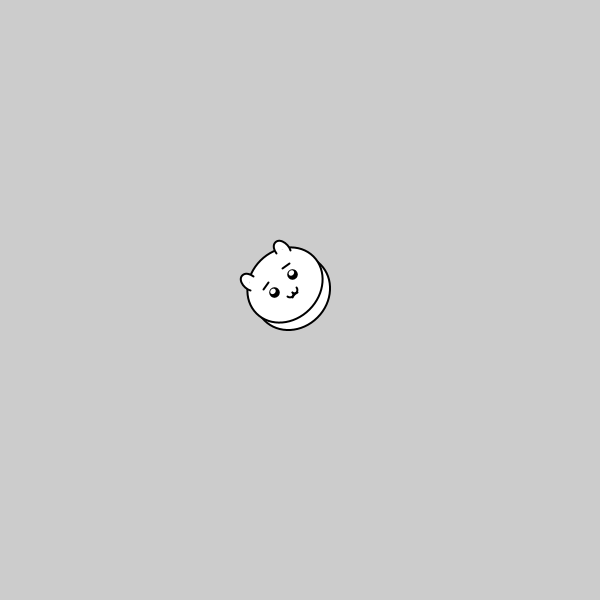
Frame 1 (no input)
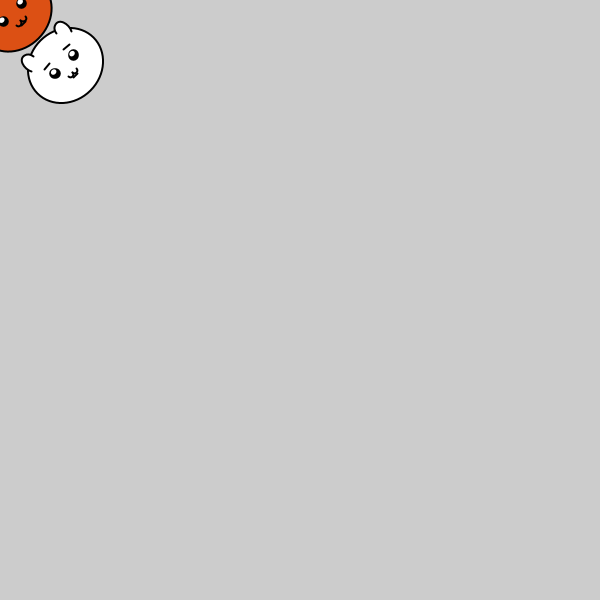
Frame 60 (the mouse pressed at the canvas centre just before this capture)
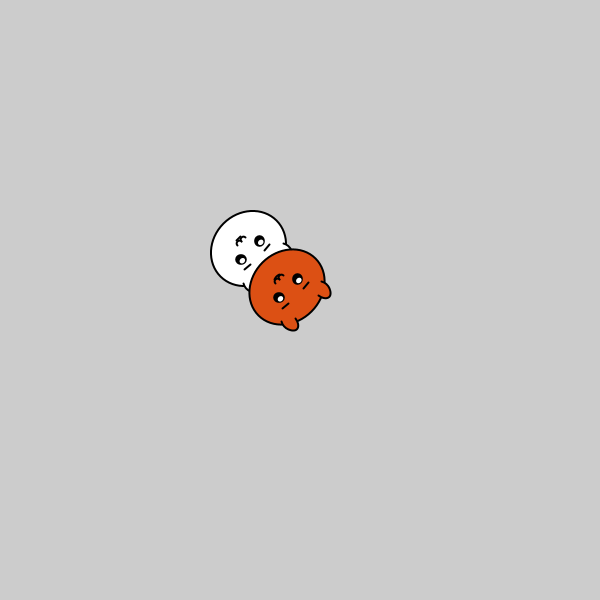
Frame 120 (the mouse held since frame 60 and released just before this capture)

The Processing sketch that drew these frames (run headless with seeded random() and noise(); from frame 60 on, the mouse is pressed at the canvas centre):

// Processing sketch: sk_class_faces_mouse_flick_open_start
// ── sk_class_faces_mouse_flick_open_start.pde
// Faceオブジェクト
Face obj1;
Face obj2;

void setup()
{
  size( 600, 600 );
  
  // オブジェクト生成
  obj1 = new Face( 300, 300 );
  obj2 = new Face( 300, 300 );
}

void draw()
{
  background( 204 );
  
  // マウスカーソルの位置へ移動
  obj1.moveToDestination( mouseX, mouseY, 40 );
  obj2.moveToDestination( mouseX, mouseY, 20 );
  
  // 偶数秒で口を開ける
  if( second() % 2 == 0 )
  {
    /** ここでメソッドを呼び出す
      口を開ける．
    */    
  }
  else
  {
    /** ここでメソッドを呼び出す
      口を閉じる．
    */
  }

  // オブジェクト描画
  obj1.draw();
  obj2.draw();
}

// マウスボタンがクリックされた時
void mouseClicked()
{
  obj1.flick();
  obj2.flick();
}

// ── Face.pde
class Face
{
  // フィールド
  float m_fX;
  float m_fY;
  float m_fR;
  float m_fG;
  float m_fB;
  float m_fRad;
  float m_fMouthHeight;  // 口の高さ

  // コンストラクタ
  Face( float fX, float fY )
  {
    m_fX = fX;
    m_fY = fY;
  }

  // 目的地へ移動する．
  void moveToDestination( float fDestX, float fDestY, float fBrake )
  {
    float fDistanceX = fDestX - m_fX;
    float fDistanceY = fDestY - m_fY;
    m_fX += fDistanceX / fBrake;
    m_fY += fDistanceY / fBrake;
    
    // 目的地まで一定距離内に近づくと色を変える．
    float fDistance = dist( m_fX, m_fY, fDestX, fDestY );
    if( fDistance < 40 )
    {
      m_fR = 220;
      m_fG = 80;
      m_fB = 20;
    }
    else
    {
      m_fR = 255;
      m_fG = 255;
      m_fB = 255;
    }
    
    // 目的地を向く
    m_fRad = atan2( fDistanceY, fDistanceX ) + HALF_PI;
  }
  
  // 弾き飛ばす．
  void flick()
  {
    m_fX += 200 * cos( m_fRad + HALF_PI );
    m_fY += 200 * sin( m_fRad + HALF_PI );
  }

  // 描画する．
  void draw()
  {
    pushMatrix();
    translate( m_fX, m_fY );
    rotate( m_fRad );

    strokeWeight( 2 );

    // 顔輪郭と耳
    fill( m_fR, m_fG, m_fB );
    ellipse( 0, 0, 80, 70 );
    arc( -23, -27, 14, 20, radians( -220 ), radians( -10 ) );
    arc(  23, -27, 14, 20, radians( -170 ), radians( 40 ) );

    // 目
    fill( 0 );
    circle( -13, -2, 9 );
    circle(  13, -2, 9 );

    // 眉
    line( -18, -12, -10, -13 );
    line(  18, -12, 10, -13 );

    // 目のハイライト
    fill( 255 );
    noStroke();
    ellipse( -13, -4, 6, 5 );
    ellipse(  13, -4, 6, 5 );

    // 口
    fill( m_fR, m_fG, m_fB );
    stroke( 0 );
    arc( -3, 10, 6, 6, radians( 0 ), radians( 180 ) );
    arc(  3, 10, 6, 6, radians( 0 ), radians( 180 ) );
    
    // 開いた口
    fill( m_fR, m_fG, m_fB );
    stroke( 0 );
    arc( 0, 14, 6, m_fMouthHeight, radians( 0 ), radians( 180 ) );

    popMatrix();
  }
}
